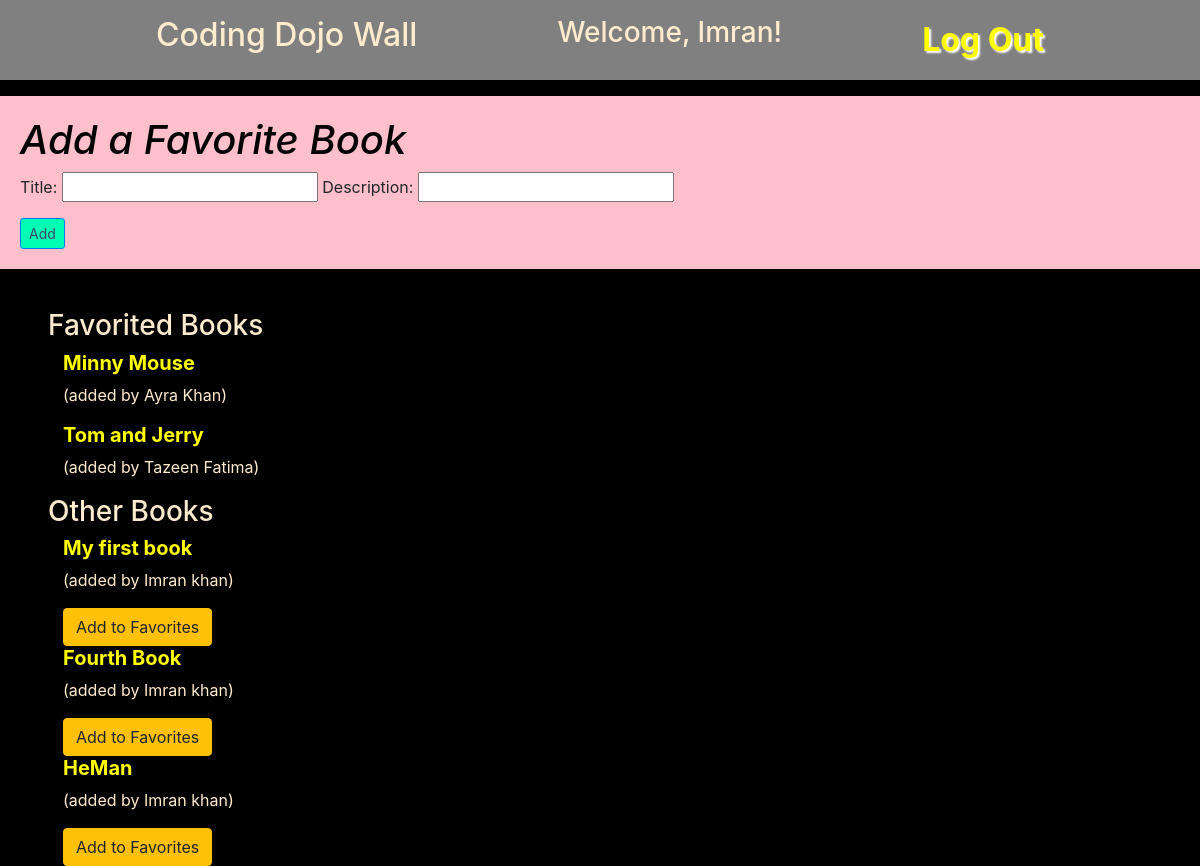
Page /main (signed in) on the committed database.
### FavoriteBooks_App/models.py (models this page shows)
class User(models.Model):
    first_name = models.CharField(max_length=45)
    last_name = models.CharField(max_length=45)
    email = models.EmailField(unique=True)
    password = models.CharField(max_length=255)
    created_at = models.DateTimeField(auto_now_add=True)
    updated_at = models.DateTimeField(auto_now=True)
    objects = UserManager()

class Book(models.Model):
    title = models.CharField(max_length=255)
    description = models.CharField(max_length=255)
    user_uploaded = models.ForeignKey(User, related_name="user_uploaded_books",on_delete=models.CASCADE)
    users_likes = models.ManyToManyField(User, related_name='users_liked_books')
    created_at = models.DateTimeField(auto_now_add=True)
    updated_at = models.DateTimeField(auto_now=True)
    objects = BookManager()

### FavoriteBooks_App/views.py (the view)
# urls.py: path('main', views.main),
def main(request):
    if 'user_id' not in request.session:
        return redirect('/')
    user = User.objects.get(id=request.session['user_id'])
    books = Book.objects.all()
    context = {
        'user': user,
        'books': books,
    }
    return render(request, 'main.html', context)

### FavoriteBooks_App/templates/main.html (shortened to what this page needs)
<!DOCTYPE html>
<html lang="en">
<head>
    <link href="https://stackpath.bootstrapcdn.com/bootstrap/4.5.0/css/bootstrap.min.css" rel="stylesheet">
    {% load static %}
    <link rel="stylesheet" href="{% static 'style.css' %}">
</head>
   <body>
        <nav>
            <h2>Coding Dojo Wall</h2>
            <h3>Welcome, {{ user.first_name }}!</h3>
            <a href="/logout">Log Out</a>
        </nav>
    <div id="post">
        <h1>Add a Favorite Book</h1>
        <form action="/create_book" method="post">
            <div class="form-group">
                Title: <input type="text" name='title'>
                Description: <input type="text" name='description'>
            </div>
             <div>
                <button type="submit" class="btn btn-sm btn-primary">Add</button>
            </div>
        </form>
    </div>
    <div class="col-6 px-2" id="allbooks" >
        <h3>Favorited Books</h3>
        {% for book in books %}
            {% if user in book.users_likes.all %}
            <div class="container">
                <h5><a href="/show/{{book.id}}">{{book.title}}</a></h5>
                <p>(added by {{ book.user_uploaded.first_name}} {{ book.user_uploaded.last_name}})</p>
            </div>
            {% endif %}
        {% endfor %}
        <h3>Other Books</h3>
        {% for book in books %}
            {% if user not in book.users_likes.all %}
            <div class="container">
                <h5><a href="/show/{{book.id}}">{{book.title}}</a></h5>
                <p>(added by {{ book.user_uploaded.first_name}} {{ book.user_uploaded.last_name}})</p>
                <a href="/favorite/{{book.id}}" role="button" class="btn btn-warning">Add to Favorites</a>
            </div>
            {% endif %}
        {% endfor %}
    </div>
   </body>
</html>

### FavoriteBooks_App/static/style.css (style rules this page uses)
body { background-color:black; }
h1,h2,h3,h4,h5,p,label { color: blanchedalmond; }
nav { background-color:gray; display: flex; justify-content: space-evenly; margin-bottom: 1em; padding: 1em; }
nav > a { font-size: 2rem; text-shadow: 2px 2px 2px white; }
.btn-primary { color: #394a67; background-color: #00ffb4; border-color: #007bff; }
a { color: yellow; font-weight: bold; }
#post { padding: 20px; background-color: pink; }
#post h1 { color: black; font-weight: 500; font-style: italic; }
#allbooks { margin-top: 40px; margin-left: 40px; }

### rows in the picture
User: first_name "Imran"
Book: title "Minny Mouse", user_uploaded.first_name "Ayra", user_uploaded.last_name "Khan"
Book: title "Tom and Jerry", user_uploaded.first_name "Tazeen", user_uploaded.last_name "Fatima"
Book: title "My first book", user_uploaded.first_name "Imran", user_uploaded.last_name "khan"
Book: title "Fourth Book", user_uploaded.first_name "Imran", user_uploaded.last_name "khan"
Book: title "HeMan", user_uploaded.first_name "Imran", user_uploaded.last_name "khan"
